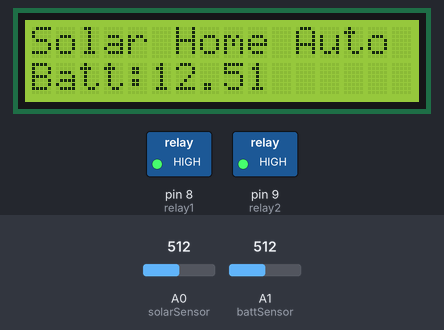
A sketch run on a simulated Arduino Uno, built with avr-gcc and run on an emulated ATmega328P. Shown: 16×2 character LCD, switched loads named in the sketch (green lamp = pin HIGH). The inputs (shaded band) are chosen by the test bench; at power-on: A1 (battSensor) = 512, A0 (solarSensor) = 512.

Above: at 1.2 s.
1.3 s: A1 (battSensor) set to 503
At 3.2 s:
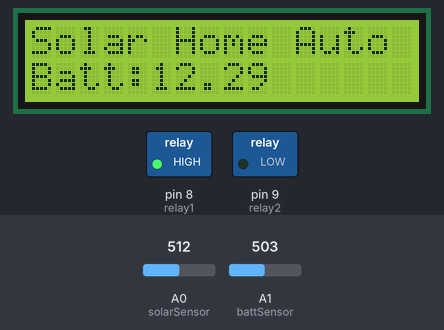
3.5 s: A1 (battSensor) set to 468
At 5.0 s:
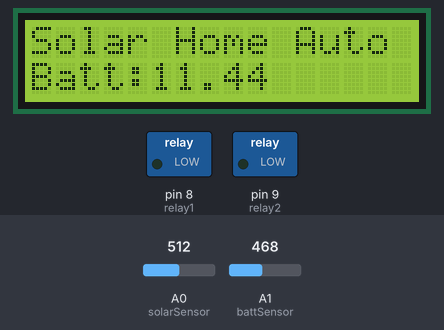
5.5 s: A1 (battSensor) set to 511
At 6.7 s:
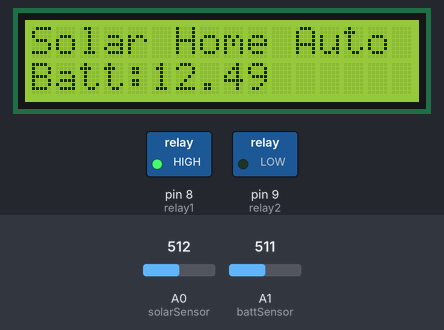
Timing chart, 0 to 8.5 s (numbered marks = the images above; inputs shaded):
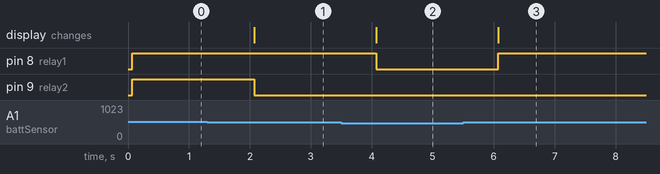

The sketch:

Solar_home_auto.ino
```cpp
#include <LiquidCrystal.h>

LiquidCrystal lcd(7, 6, 5, 4, 3, 2);

const int relay1 = 8;  // Essential Load
const int relay2 = 9;  // Non-essential Load
const int solarSensor = A0;
const int battSensor = A1;

float solarVoltage = 0;
float battVoltage = 0;

void setup() {
  pinMode(relay1, OUTPUT);
  pinMode(relay2, OUTPUT);
  digitalWrite(relay1, LOW);
  digitalWrite(relay2, LOW);

  lcd.begin(16, 2);
  lcd.print("Solar Home Auto");
}

void loop() {
  solarVoltage = analogRead(solarSensor) * (5.0 / 1023.0) * 10; // adjust factor
  battVoltage = analogRead(battSensor) * (5.0 / 1023.0) * 5;   // adjust factor

  lcd.setCursor(0, 1);
  lcd.print("Batt:");
  lcd.print(battVoltage);

  if (solarVoltage > 12.0 && battVoltage > 12.5) {
    digitalWrite(relay1, HIGH); // Turn on essential load
    digitalWrite(relay2, HIGH); // Turn on non-essential load
  } else if (battVoltage > 11.8) {
    digitalWrite(relay1, HIGH); // Only essential load
    digitalWrite(relay2, LOW);
  } else {
    digitalWrite(relay1, LOW);
    digitalWrite(relay2, LOW); // switch to grid (manual relay)
  }

  delay(1000);
}
```

Measured:
- the behaviour switches between 512 and 511 on A1 (battSensor) (found by bisection; images 0 and 1)
- the behaviour switches between 483 and 482 on A1 (battSensor) (found by bisection; images 1 and 2)
- after the input at 1.3 s, pin 9 (relay2): HIGH → LOW after 0.77 s; the display: changes after 0.77 s (image 1)
- after the input at 3.5 s, pin 8 (relay1): HIGH → LOW after 0.57 s; the display: changes after 0.57 s (image 2)
- after the input at 5.5 s, pin 8 (relay1): LOW → HIGH after 0.58 s; the display: changes after 0.58 s (image 3)
